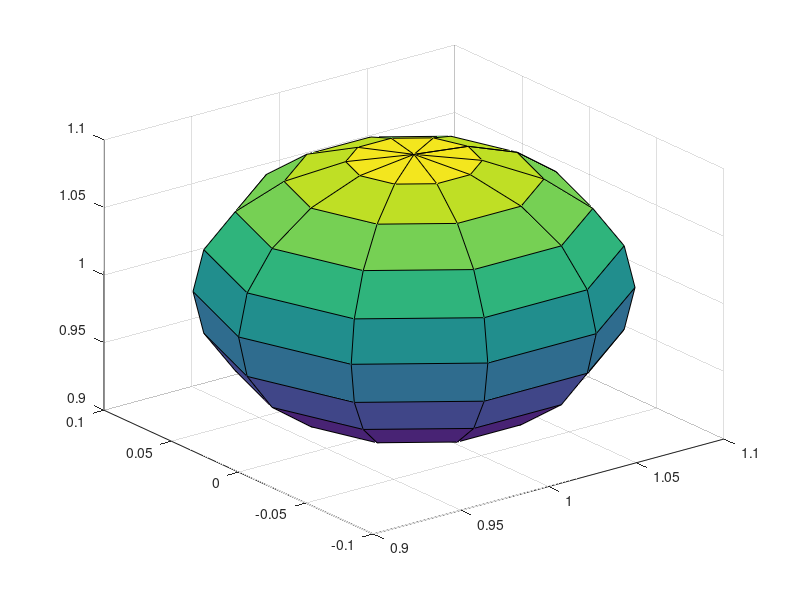

Reproduce this figure in MATLAB.
function showlight(h,radium)
   if nargin==0
       h=light;
       radium=0.1;
   elseif nargin==1
       radium=0.1;
   end
   Position=get(h,'Position');
   [Sx,Sy,Sz]=sphere(10);
   Sx=Sx*radium+Position(1); Sy=Sy*radium+Position(2); Sz=Sz*radium+Position(3);
   surf(Sx,Sy,Sz);
end